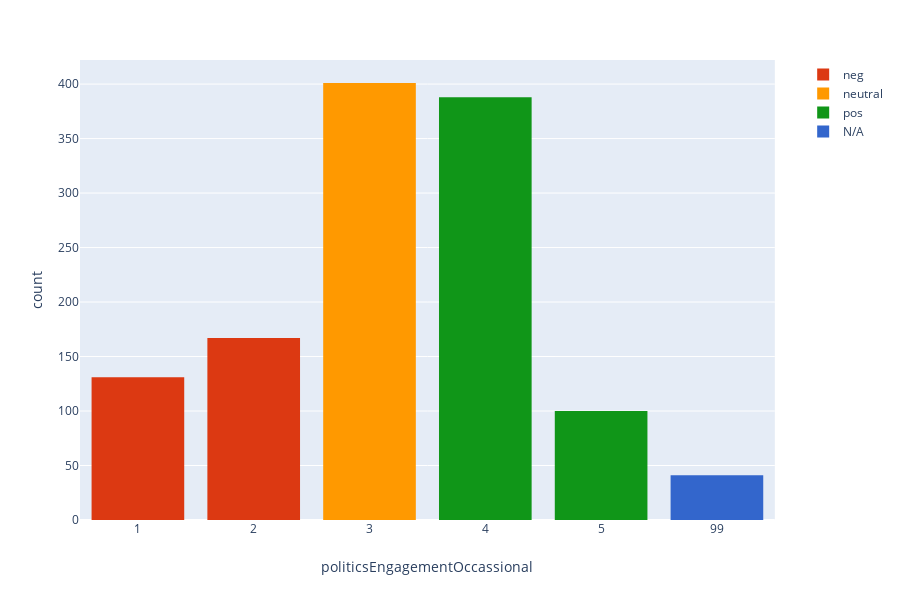

The cell this chart's notebook holds for it:
### Code cell
#Respondents were asked to indicate how much they agree/disagree with
#statements about getting involved with politics in this case:
#
#"I would like to engage in politics occasionally, not as a long term commitment"
#
#This data skews right (positive)

ShowHistogram (data,'politicsEngagementOccassional')

### Figure 1 — Plotly figure (JSON) as saved in the notebook; plotly's stock layout.template omitted (floating-point values rounded to 4 significant figures; data arrays with more than 128 entries replaced by an {"elided": "..."} marker saying what was removed)
{"data": [{"alignmentgroup": "True", "bingroup": "x", "histnorm": "density", "hoverlabel": {"namelength": 0}, "hovertemplate": "politicsEngagementOccassional_Groups=neg<br>politicsEngagementOccassional=%{x}<br>count=%{y}", "legendgroup": "politicsEngagementOccassional_Groups=neg", "marker": {"color": "#DC3912"}, "name": "neg", "offsetgroup": "politicsEngagementOccassional_Groups=neg", "orientation": "v", "showlegend": true, "type": "histogram", "x": {"elided": "298 int values"}, "xaxis": "x", "yaxis": "y"}, {"alignmentgroup": "True", "bingroup": "x", "histnorm": "density", "hoverlabel": {"namelength": 0}, "hovertemplate": "politicsEngagementOccassional_Groups=neutral<br>politicsEngagementOccassional=%{x}<br>count=%{y}", "legendgroup": "politicsEngagementOccassional_Groups=neutral", "marker": {"color": "#FF9900"}, "name": "neutral", "offsetgroup": "politicsEngagementOccassional_Groups=neutral", "orientation": "v", "showlegend": true, "type": "histogram", "x": {"elided": "401 int values"}, "xaxis": "x", "yaxis": "y"}, {"alignmentgroup": "True", "bingroup": "x", "histnorm": "density", "hoverlabel": {"namelength": 0}, "hovertemplate": "politicsEngagementOccassional_Groups=pos<br>politicsEngagementOccassional=%{x}<br>count=%{y}", "legendgroup": "politicsEngagementOccassional_Groups=pos", "marker": {"color": "#109618"}, "name": "pos", "offsetgroup": "politicsEngagementOccassional_Groups=pos", "orientation": "v", "showlegend": true, "type": "histogram", "x": {"elided": "488 int values"}, "xaxis": "x", "yaxis": "y"}, {"alignmentgroup": "True", "bingroup": "x", "histnorm": "density", "hoverlabel": {"namelength": 0}, "hovertemplate": "politicsEngagementOccassional_Groups=N/A<br>politicsEngagementOccassional=%{x}<br>count=%{y}", "legendgroup": "politicsEngagementOccassional_Groups=N/A", "marker": {"color": "#3366CC"}, "name": "N/A", "offsetgroup": "politicsEngagementOccassional_Groups=N/A", "orientation": "v", "showlegend": true, "type": "histogram", "x": [99, 99, 99, 99, 99, 99, 99, 99, 99, 99, 99, 99, 99, 99, 99, 99, 99, 99, 99, 99, 99, 99, 99, 99, 99, 99, 99, 99, 99, 99, 99, 99, 99, 99, 99, 99, 99, 99, 99, 99, 99], "xaxis": "x", "yaxis": "y"}], "layout": {"barmode": "relative", "height": 600, "legend": {"tracegroupgap": 0}, "margin": {"t": 60}, "xaxis": {"anchor": "y", "categoryorder": "category ascending", "domain": [0, 0.98], "title": {"text": "politicsEngagementOccassional"}, "type": "category"}, "yaxis": {"anchor": "x", "domain": [0, 1], "title": {"text": "count"}}}}
